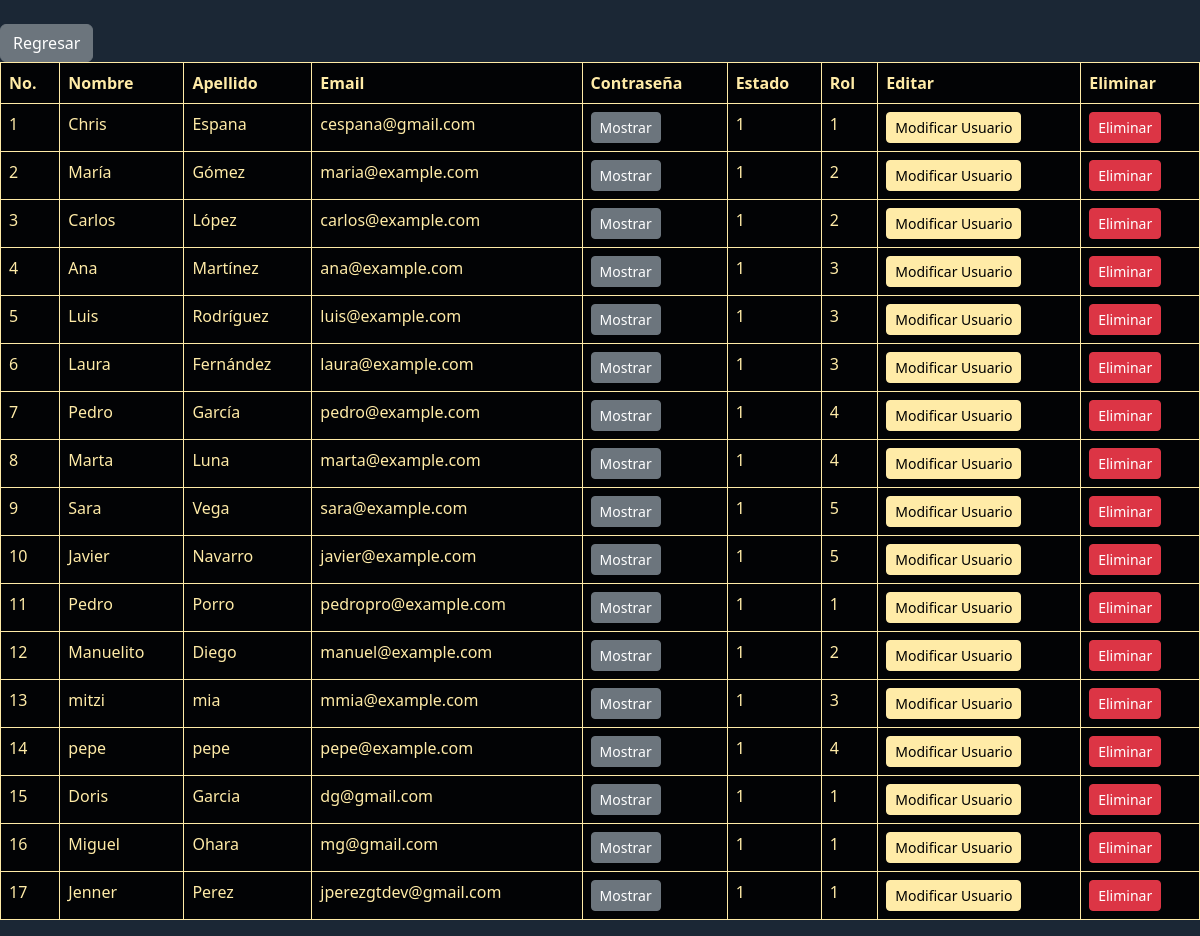
Screenshot of /index.php/usuario/index with the database file from the repository.
### tables this page shows
CREATE TABLE `usuario` (
  `Usuario_id` int(11) NOT NULL,
  `Usuario_nombre` varchar(45) NOT NULL,
  `Usuario_apellido` varchar(45) NOT NULL,
  `Usuario_email` varchar(45) NOT NULL,
  `Usuario_password` varchar(45) NOT NULL,
  `Usuario_estado` int(45) NOT NULL,
  `Usuario_Rol_id` int(11) NOT NULL
);

### application/controllers/usuario.php (called while the page is built, shortened)
<?php
    class usuario extends CI_Controller{
function __construct()
	{
		$this->load->model('usuarioModel');
	}
    public function index(){
		$resultados = $this->usuarioModel->getUsuarioData();
		$this->data['resultados'] = $resultados;
		$this->data['titulo'] = "Nuevo titulo";
		$this->load->view('V_usuario', $this->data);
	}
}

### index.php (called while the page is built, shortened)
<?php
require_once BASEPATH.'core/CodeIgniter.php';

### application/models/usuarioModel.php (called while the page is built, shortened)
<?php
class usuarioModel extends CI_Model{
    public function getUsuarioData(){
		$this->db->select('usuario_id,usuario_nombre,usuario_apellido,usuario_email,usuario_password,usuario_estado,usuario_rol_id');
		$this->db->from('usuario');
	    $this->db->where('usuario_estado = 1');
 		$query = $this->db->get();
		return $query->result();
	}
}

### application/views/V_usuario.php (the view, shortened to what this page needs)
<!DOCTYPE html>
<html lang="es">
<head>
    <link href="https://cdn.jsdelivr.net/npm/bootstrap@5.3.0/dist/css/bootstrap.min.css" rel="stylesheet"
>
    <link rel="stylesheet" href="<?php echo base_url('assets/Usuarios/css/style.css'); ?>">
</head>
<body>
    <button class="btn btn-secondary mt-4"
        onclick="location.href='<?php echo site_url('dashboard/index'); ?>'">Regresar</button>
    <div id="tabla-container">
        <table class="table table-hover table-bordered table-striped" id="tabla">
            <thead>
                <tr>
                    <th>No.</th>
                    <th>Nombre</th>
                    <th>Apellido</th>
                    <th>Email</th>
                    <th>Contraseña</th>
                    <th>Estado</th>
                    <th>Rol</th>
                    <th>Editar</th>
                    <th>Eliminar</th>
                </tr>
            </thead>
            <tbody>
                <?php foreach ($resultados as $row): ?>
                    <tr>
                        <td>
                            <?php echo $row->usuario_id; ?>
                        </td>
                        <td>
                            <?php echo $row->usuario_nombre; ?>
                        </td>
                        <td>
                            <?php echo $row->usuario_apellido ?>
                        </td>
                        <td>
                            <?php echo $row->usuario_email; ?>
                        </td>
                        <td>
                            <button class="btn btn-secondary btn-sm btn-mostrar" data-toggle="button"
                                aria-pressed="false">Mostrar</button>
                        </td>
                        <td>
                            <?php echo $row->usuario_estado; ?>
                        </td>
                        <td>
                            <?php echo $row->usuario_rol_id; ?>
                        </td>
                        <td><button onclick="editarUsuario(<?php echo $row->usuario_id; ?>)" class="btn btn-primary btn-sm btn-editar" data-id="<?php echo $row->usuario_id; ?>">Modificar Usuario</button></td>
                        <td><button class="btn btn-danger btn-sm btn-eliminar" data-bs-toggle="modal"
                                data-bs-target="#eliminarModal" data-id="<?php echo $row->usuario_id; ?>">Eliminar</button>
                        </td>
                    </tr>
                <?php endforeach; ?>
            </tbody>
        </table>
    </div>
</body>
</html>

### assets/Usuarios/css/style.css (style rules this page uses)
body { background-color: #1B2735; color: #ffeba7; }
.btn-primary { background-color: #ffeba7; border-color: #ffeba7; color: #000000; }
.table { background-color: #020305; color: #ffeba7; border-color: #ffeba7; }
.table th, .table td { background-color: #020305; color: #ffeba7; border-color: #ffeba7; }

### rows the page displays
usuario: Usuario_id "1", Usuario_nombre "Chris", Usuario_apellido "Espana", Usuario_email "cespana@gmail.com", Usuario_estado "1", Usuario_Rol "1"
usuario: Usuario_id "2", Usuario_nombre "María", Usuario_apellido "Gómez", Usuario_email "maria@example.com", Usuario_estado "1", Usuario_Rol "2"
usuario: Usuario_id "3", Usuario_nombre "Carlos", Usuario_apellido "López", Usuario_email "carlos@example.com", Usuario_estado "1", Usuario_Rol "2"
usuario: Usuario_id "4", Usuario_nombre "Ana", Usuario_apellido "Martínez", Usuario_email "ana@example.com", Usuario_estado "1", Usuario_Rol "3"
usuario: Usuario_id "5", Usuario_nombre "Luis", Usuario_apellido "Rodríguez", Usuario_email "luis@example.com", Usuario_estado "1", Usuario_Rol "3"
usuario: Usuario_id "6", Usuario_nombre "Laura", Usuario_apellido "Fernández", Usuario_email "laura@example.com", Usuario_estado "1", Usuario_Rol "3"
usuario: Usuario_id "7", Usuario_nombre "Pedro", Usuario_apellido "García", Usuario_email "pedro@example.com", Usuario_estado "1", Usuario_Rol "4"
usuario: Usuario_id "8", Usuario_nombre "Marta", Usuario_apellido "Luna", Usuario_email "marta@example.com", Usuario_estado "1", Usuario_Rol "4"
usuario: Usuario_id "9", Usuario_nombre "Sara", Usuario_apellido "Vega", Usuario_email "sara@example.com", Usuario_estado "1", Usuario_Rol "5"
usuario: Usuario_id "10", Usuario_nombre "Javier", Usuario_apellido "Navarro", Usuario_email "javier@example.com", Usuario_estado "1", Usuario_Rol "5"
usuario: Usuario_id "11", Usuario_nombre "Pedro", Usuario_apellido "Porro", Usuario_email "pedropro@example.com", Usuario_estado "1", Usuario_Rol "1"
usuario: Usuario_id "12", Usuario_nombre "Manuelito", Usuario_apellido "Diego", Usuario_email "manuel@example.com", Usuario_estado "1", Usuario_Rol "2"
usuario: Usuario_id "13", Usuario_nombre "mitzi", Usuario_apellido "mia", Usuario_email "mmia@example.com", Usuario_estado "1", Usuario_Rol "3"
usuario: Usuario_id "14", Usuario_nombre "pepe", Usuario_apellido "pepe", Usuario_email "pepe@example.com", Usuario_estado "1", Usuario_Rol "4"
usuario: Usuario_id "15", Usuario_nombre "Doris", Usuario_apellido "Garcia", Usuario_email "dg@gmail.com", Usuario_estado "1", Usuario_Rol "1"
usuario: Usuario_id "16", Usuario_nombre "Miguel", Usuario_apellido "Ohara", Usuario_email "mg@gmail.com", Usuario_estado "1", Usuario_Rol "1"
usuario: Usuario_id "17", Usuario_nombre "Jenner", Usuario_apellido "Perez", Usuario_email "jperezgtdev@gmail.com", Usuario_estado "1", Usuario_Rol "1"
